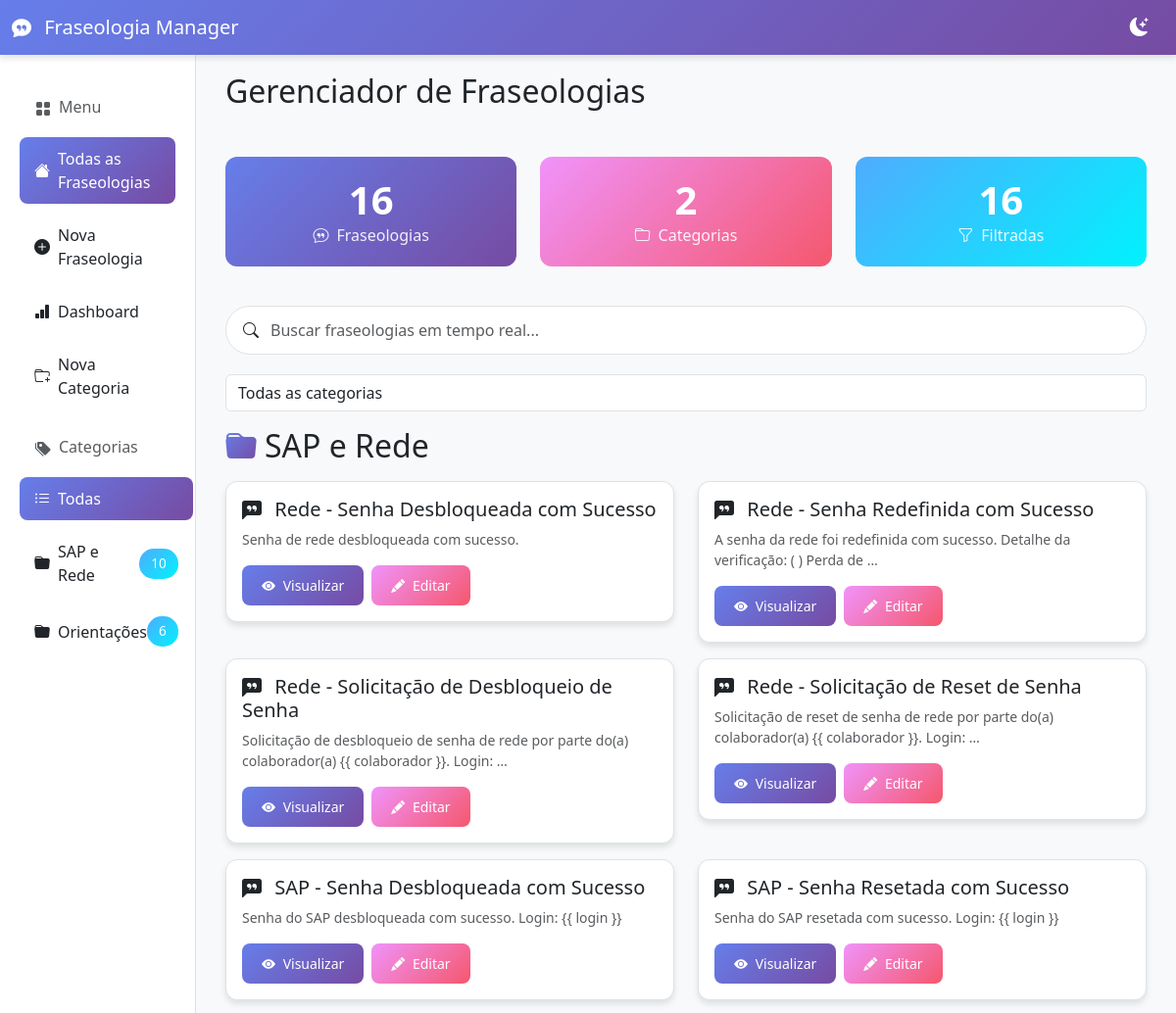
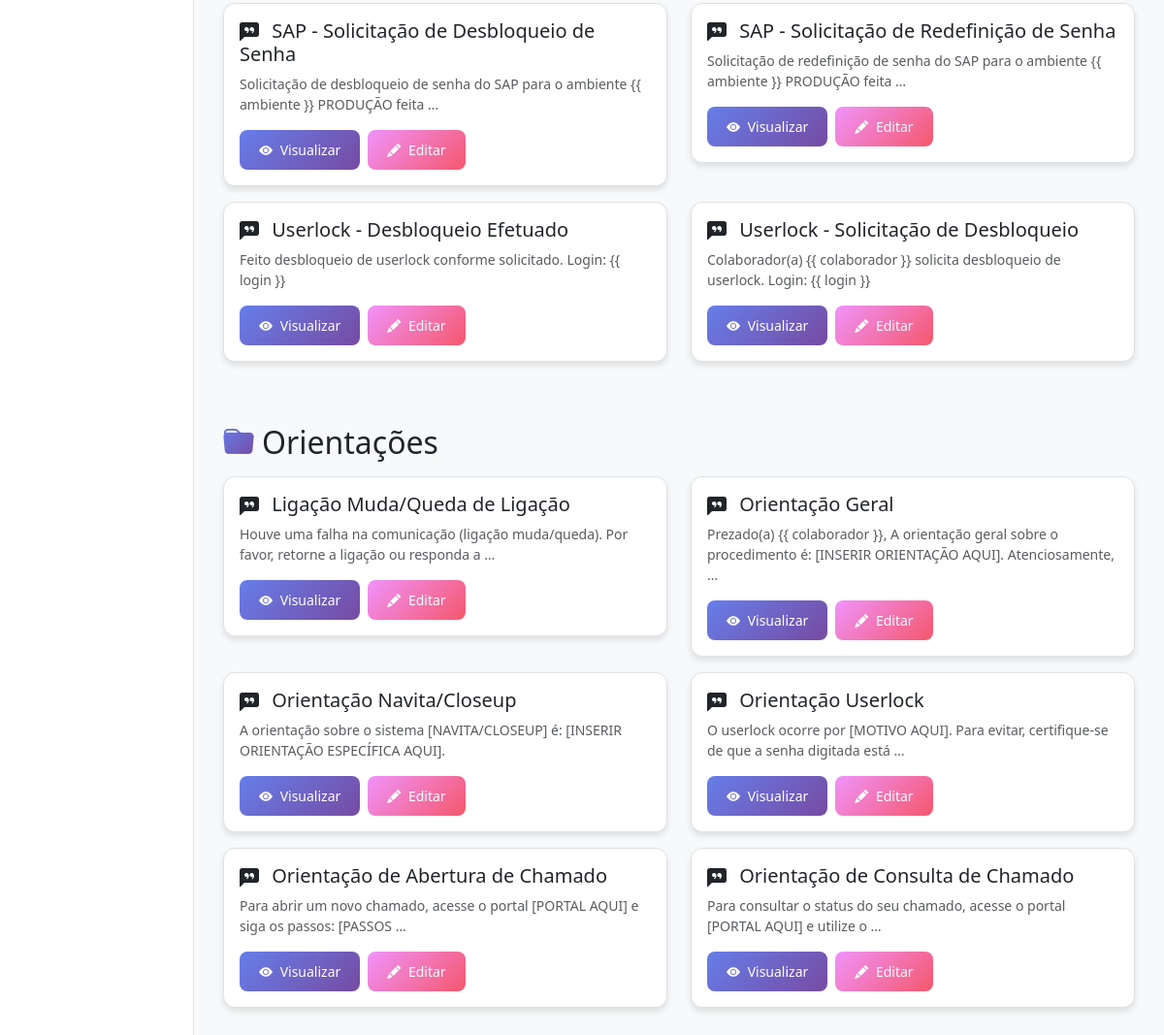
The page / on the database its author committed (2 pictures, top to bottom).
### frases/models.py (models this page shows, shortened)
class Categoria(models.Model):
    nome = models.CharField(max_length=100, unique=True, verbose_name="Nome da Categoria")
    class Meta:
        verbose_name = "Categoria"
        verbose_name_plural = "Categorias"

class Fraseologia(models.Model):
    titulo = models.CharField(max_length=200, unique=True, verbose_name="Título da Fraseologia")
    categoria = models.ForeignKey(Categoria, on_delete=models.CASCADE, verbose_name="Categoria")
    conteudo_template = models.TextField(verbose_name="Conteúdo do Template")
    data_criacao = models.DateTimeField(auto_now_add=True, verbose_name="Data de Criação")
    data_atualizacao = models.DateTimeField(auto_now=True, verbose_name="Última Atualização")
    class Meta:
        verbose_name = "Fraseologia"
        verbose_name_plural = "Fraseologias"
        ordering = ["titulo"]

### frases/views.py (the view)
# urls.py: path('', views.lista_fraseologias, name='lista_fraseologias'),
def lista_fraseologias(request):
    categorias = Categoria.objects.all().prefetch_related('fraseologia_set')
    total_fraseologias = Fraseologia.objects.count()
    total_categorias = Categoria.objects.count()
    context = {
        'categorias': categorias,
        'titulo': 'Gerenciador de Fraseologias',
        'total_fraseologias': total_fraseologias,
        'total_categorias': total_categorias,
    }
    return render(request, 'frases/lista_fraseologias.html', context)

### frases/templates/frases/lista_fraseologias.html (shortened to what this page needs)
{% extends "base.html" %}
{% block page_title %}
    {{ titulo }}
{% endblock %}
{% block sidebar_content %}
    <li class="nav-item">
        <a class="nav-link" href="{% url 'frases:lista_fraseologias' %}" onclick="filterByCategory('all')">
            <i class="bi bi-list-ul me-2"></i>
            Todas
        </a>
    </li>
    {% for categoria in categorias %}
        <li class="nav-item">
            <a class="nav-link" href="#categoria-{{ categoria.pk }}" data-categoria="{{ categoria.pk }}">
                <i class="bi bi-folder-fill me-2"></i>
                {{ categoria.nome }}
                <span class="badge-gradient">{{ categoria.fraseologia_set.count }}</span>
            </a>
        </li>
    {% endfor %}
{% endblock %}
{% block content %}
    <div class="row mb-4 fade-in">
        <div class="col-md-4 mb-3">
            <div class="stat-card">
                <h3>{{ total_fraseologias }}</h3>
                <p><i class="bi bi-chat-quote me-2"></i>Fraseologias</p>
            </div>
        </div>
        <div class="col-md-4 mb-3">
            <div class="stat-card" style="background: var(--secondary-gradient);">
                <h3>{{ total_categorias }}</h3>
                <p><i class="bi bi-folder me-2"></i>Categorias</p>
            </div>
        </div>
        <div class="col-md-4 mb-3">
            <div class="stat-card" style="background: var(--success-gradient);">
                <h3 id="filtered-count">{{ total_fraseologias }}</h3>
                <p><i class="bi bi-funnel me-2"></i>Filtradas</p>
            </div>
        </div>
    </div>
    <div class="search-box fade-in">
        <i class="bi bi-search"></i>
        <input type="text" id="search-input" class="form-control" placeholder="Buscar fraseologias em tempo real...">
    </div>
    <div class="mb-3 fade-in">
        <select id="category-filter" class="form-select" style="background: var(--card-color); color: var(--text-color); border-color: var(--border-color);">
            <option value="">Todas as categorias</option>
        </select>
    </div>
    <div id="results-container">
        {% for categoria in categorias %}
            <div id="categoria-{{ categoria.pk }}" class="mb-5 fade-in categoria-section" data-categoria="{{ categoria.pk }}">
                <h2 class="mb-3">
                    <i class="bi bi-folder-fill me-2" style="background: var(--primary-gradient); -webkit-background-clip: text; -webkit-text-fill-color: transparent;"></i>
                    {{ categoria.nome }}
                </h2>
                {% if categoria.fraseologia_set.all %}
                    <div class="row">
                        {% for fraseologia in categoria.fraseologia_set.all %}
                            <div class="col-md-6 mb-3 fraseologia-item" data-categoria="{{ categoria.pk }}" data-titulo="{{ fraseologia.titulo|lower }}" data-id="{{ fraseologia.pk }}">
                                <div class="card">
                                    <div class="card-body">
                                        <h5 class="card-title">
                                            <i class="bi bi-chat-left-quote-fill me-2"></i>
                                            {{ fraseologia.titulo }}
                                        </h5>
                                        <p class="card-text text-muted small">
                                            {{ fraseologia.conteudo_template|truncatewords:15 }}
                                        </p>
                                        <div class="d-flex gap-2">
                                            <a href="{% url 'frases:detalhe_fraseologia' fraseologia.pk %}" class="btn btn-gradient btn-sm">
                                                <i class="bi bi-eye-fill me-1"></i>
                                                Visualizar
                                            </a>
                                            <a href="{% url 'frases:editar_fraseologia' fraseologia.pk %}" class="btn btn-gradient-secondary btn-sm">
                                                <i class="bi bi-pencil-fill me-1"></i>
                                                Editar
                                            </a>
                                        </div>
                                    </div>
                                </div>
                            </div>
                        {% endfor %}
                    </div>
                {% else %}
                    <div class="alert alert-info">
                        <i class="bi bi-info-circle me-2"></i>
                        Nenhuma fraseologia nesta categoria.
                    </div>
                {% endif %}
            </div>
        {% empty %}
            <div class="alert alert-warning fade-in">
                <i class="bi bi-exclamation-triangle me-2"></i>
                Nenhuma categoria ou fraseologia cadastrada.
                <a href="{% url 'frases:criar_fraseologia' %}" class="alert-link">Criar primeira fraseologia</a>
            </div>
        {% endfor %}
    </div>
{% endblock %}

### templates/base.html (shortened to what this page needs)
{% load static %}
<!DOCTYPE html>
<html lang="pt-br" data-theme="light">
<head>
    <link href="https://cdn.jsdelivr.net/npm/bootstrap@5.3.3/dist/css/bootstrap.min.css" rel="stylesheet">
    <link rel="stylesheet" href="https://cdn.jsdelivr.net/npm/bootstrap-icons@1.11.1/font/bootstrap-icons.css">
</head>
<body>
    <nav class="navbar navbar-expand-lg navbar-dark fixed-top">
        <div class="container-fluid">
            <a class="navbar-brand" href="{% url 'frases:lista_fraseologias' %}">
                <i class="bi bi-chat-quote-fill me-2"></i>
                Fraseologia Manager
            </a>
            <div class="d-flex align-items-center">
                <span class="theme-toggle me-3" onclick="toggleTheme()">
                    <i class="bi bi-moon-stars-fill" id="theme-icon"></i>
                </span>
            </div>
        </div>
    </nav>
    <div class="container-fluid">
        <div class="row">
            <nav id="sidebar" class="col-md-3 col-lg-2 d-md-block sidebar">
                <div class="position-sticky">
                    <h6 class="sidebar-heading d-flex justify-content-between align-items-center px-3 mt-4 mb-3 text-muted">
                        <span><i class="bi bi-grid-fill me-2"></i>Menu</span>
                    </h6>
                    <ul class="nav flex-column mb-4">
                        <li class="nav-item">
                            <a class="nav-link" href="{% url 'frases:lista_fraseologias' %}">
                                <i class="bi bi-house-fill me-2"></i>
                                Todas as Fraseologias
                            </a>
                        </li>
                        <li class="nav-item">
                            <a class="nav-link" href="{% url 'frases:criar_fraseologia' %}">
                                <i class="bi bi-plus-circle-fill me-2"></i>
                                Nova Fraseologia
                            </a>
                        </li>
                        <li class="nav-item">
                            <a class="nav-link" href="{% url 'frases:estatisticas' %}">
                                <i class="bi bi-bar-chart-fill me-2"></i>
                                Dashboard
                            </a>
                        </li>
                        <li class="nav-item">
                            <a class="nav-link" href="{% url 'frases:criar_categoria' %}">
                                <i class="bi bi-folder-plus me-2"></i>
                                Nova Categoria
                            </a>
                        </li>
                    </ul>
                    <h6 class="sidebar-heading d-flex justify-content-between align-items-center px-3 mt-4 mb-3 text-muted">
                        <span><i class="bi bi-tags-fill me-2"></i>Categorias</span>
                    </h6>
                    <ul class="nav flex-column">
                        {% block sidebar_content %}
                        {% endblock %}
                    </ul>
                </div>
            </nav>
            <main class="col-md-9 ms-sm-auto col-lg-10 main-content">
                <div class="d-flex justify-content-between flex-wrap flex-md-nowrap align-items-center pt-4 pb-3 mb-4" style="margin-top: 20px;">
                    <h1 class="h2 fade-in">{% block page_title %}{{ titulo }}{% endblock %}</h1>
                </div>
                {% block content %}
                {% endblock %}
            </main>
        </div>
    </div>
</body>
</html>

### templates/base.html (style rules this page uses)
:root { --primary-gradient: linear-gradient(135deg, #667eea 0%, #764ba2 100%); --secondary-gradient: linear-gradient(135deg, #f093fb 0%, #f5576c 100%); --success-gradient: linear-gradient(135deg, #4facfe 0%, #00f2fe 100%); --dark-bg: #1a1a2e; --dark-card: #16213e; --dark-text: #e4e4e4; --light-bg: #f8f9fa; --light-card: #ffffff; --light-text: #212529; }
[data-theme="light"] { --bg-color: var(--light-bg); --card-color: var(--light-card); --text-color: var(--light-text); --border-color: #dee2e6; }
body { background: var(--bg-color); color: var(--text-color); transition: all 0.3s ease; font-family: 'Segoe UI', Tahoma, Geneva, Verdana, sans-serif; }
.navbar { background: var(--primary-gradient) !important; box-shadow: 0 4px 6px rgba(0, 0, 0, 0.1); }
.sidebar { position: fixed; top: 56px; bottom: 0; left: 0; z-index: 1000; padding: 20px; overflow-x: hidden; overflow-y: auto; background: var(--card-color); border-right: 1px solid var(--border-color); transition: all 0.3s ease; }
.main-content { margin-left: 280px; padding: 30px; min-height: calc(100vh - 56px); }
.nav-link { color: var(--text-color); border-radius: 8px; margin: 5px 0; transition: all 0.3s ease; padding: 10px 15px; display: flex; align-items: center; }
.nav-link i { vertical-align: middle; }
.nav-link.active { background: var(--primary-gradient); color: white; }
.card { background: var(--card-color); border: 1px solid var(--border-color); border-radius: 12px; box-shadow: 0 4px 6px rgba(0, 0, 0, 0.1); transition: all 0.3s ease; }
h1 i, h2 i, h3 i, h4 i, h5 i, h6 i { vertical-align: middle; display: inline-flex; align-items: center; }
h1, h2 { display: flex; align-items: center; }
.btn-gradient { background: var(--primary-gradient); color: white; border: none; border-radius: 8px; padding: 10px 20px; transition: all 0.3s ease; }
.btn-gradient-secondary { background: var(--secondary-gradient); color: white; border: none; border-radius: 8px; padding: 10px 20px; transition: all 0.3s ease; }
.theme-toggle { cursor: pointer; font-size: 1.2rem; color: white; transition: transform 0.3s ease; }
.search-box { position: relative; margin-bottom: 20px; }
.search-box input { background: var(--card-color); color: var(--text-color); border: 1px solid var(--border-color); border-radius: 25px; padding: 12px 20px 12px 45px; width: 100%; transition: all 0.3s ease; }
.search-box i { position: absolute; left: 18px; top: 50%; transform: translateY(-50%); color: var(--text-color); }
.badge-gradient { background: var(--success-gradient); color: white; padding: 5px 12px; border-radius: 15px; font-size: 0.85rem; }
.fade-in { animation: fadeIn 0.5s ease; }
.stat-card { background: var(--primary-gradient); color: white; border-radius: 12px; padding: 20px; text-align: center; transition: all 0.3s ease; }
.stat-card h3 { font-size: 2.5rem; font-weight: bold; margin: 0; }
.stat-card p { margin: 0; opacity: 0.9; }

### rows shown on the page
Categoria: nome "SAP e Rede", fraseologia_set.count "10"
Categoria: nome "Orientações", fraseologia_set.count "6"
Fraseologia: titulo "Rede - Senha Desbloqueada com Sucesso", conteudo_template "Senha de rede desbloqueada com sucesso."
Fraseologia: titulo "Rede - Senha Redefinida com Sucesso", conteudo_template "A senha da rede foi redefinida com sucesso. Detalhe da verificação: ( ) Perda de …"
Fraseologia: titulo "Rede - Solicitação de Desbloqueio de Senha", conteudo_template "Solicitação de desbloqueio de senha de rede por parte do(a) colaborador(a) {{ colaborador }}. Login: …"
Fraseologia: titulo "Rede - Solicitação de Reset de Senha", conteudo_template "Solicitação de reset de senha de rede por parte do(a) colaborador(a) {{ colaborador }}. Login: …"
Fraseologia: titulo "SAP - Senha Desbloqueada com Sucesso", conteudo_template "Senha do SAP desbloqueada com sucesso. Login: {{ login }}"
Fraseologia: titulo "SAP - Senha Resetada com Sucesso", conteudo_template "Senha do SAP resetada com sucesso. Login: {{ login }}"
Fraseologia: titulo "SAP - Solicitação de Desbloqueio de Senha", conteudo_template "Solicitação de desbloqueio de senha do SAP para o ambiente {{ ambiente }} PRODUÇÃO feita …"
Fraseologia: titulo "SAP - Solicitação de Redefinição de Senha", conteudo_template "Solicitação de redefinição de senha do SAP para o ambiente {{ ambiente }} PRODUÇÃO feita …"
Fraseologia: titulo "Userlock - Desbloqueio Efetuado", conteudo_template "Feito desbloqueio de userlock conforme solicitado. Login: {{ login }}"
Fraseologia: titulo "Userlock - Solicitação de Desbloqueio", conteudo_template "Colaborador(a) {{ colaborador }} solicita desbloqueio de userlock. Login: {{ login }}"
Fraseologia: titulo "Ligação Muda/Queda de Ligação", conteudo_template "Houve uma falha na comunicação (ligação muda/queda). Por favor, retorne a ligação ou responda a …"
Fraseologia: titulo "Orientação Geral", conteudo_template "Prezado(a) {{ colaborador }}, A orientação geral sobre o procedimento é: [INSERIR ORIENTAÇÃO AQUI]. Atenciosamente, …"
Fraseologia: titulo "Orientação Navita/Closeup", conteudo_template "A orientação sobre o sistema [NAVITA/CLOSEUP] é: [INSERIR ORIENTAÇÃO ESPECÍFICA AQUI]."
Fraseologia: titulo "Orientação Userlock", conteudo_template "O userlock ocorre por [MOTIVO AQUI]. Para evitar, certifique-se de que a senha digitada está …"
Fraseologia: titulo "Orientação de Abertura de Chamado", conteudo_template "Para abrir um novo chamado, acesse o portal [PORTAL AQUI] e siga os passos: [PASSOS …"
Fraseologia: titulo "Orientação de Consulta de Chamado", conteudo_template "Para consultar o status do seu chamado, acesse o portal [PORTAL AQUI] e utilize o …"

### other values the page prints
{{ titulo }} "Gerenciador de Fraseologias"
{{ total_fraseologias }} "16"
{{ total_categorias }} "2"
